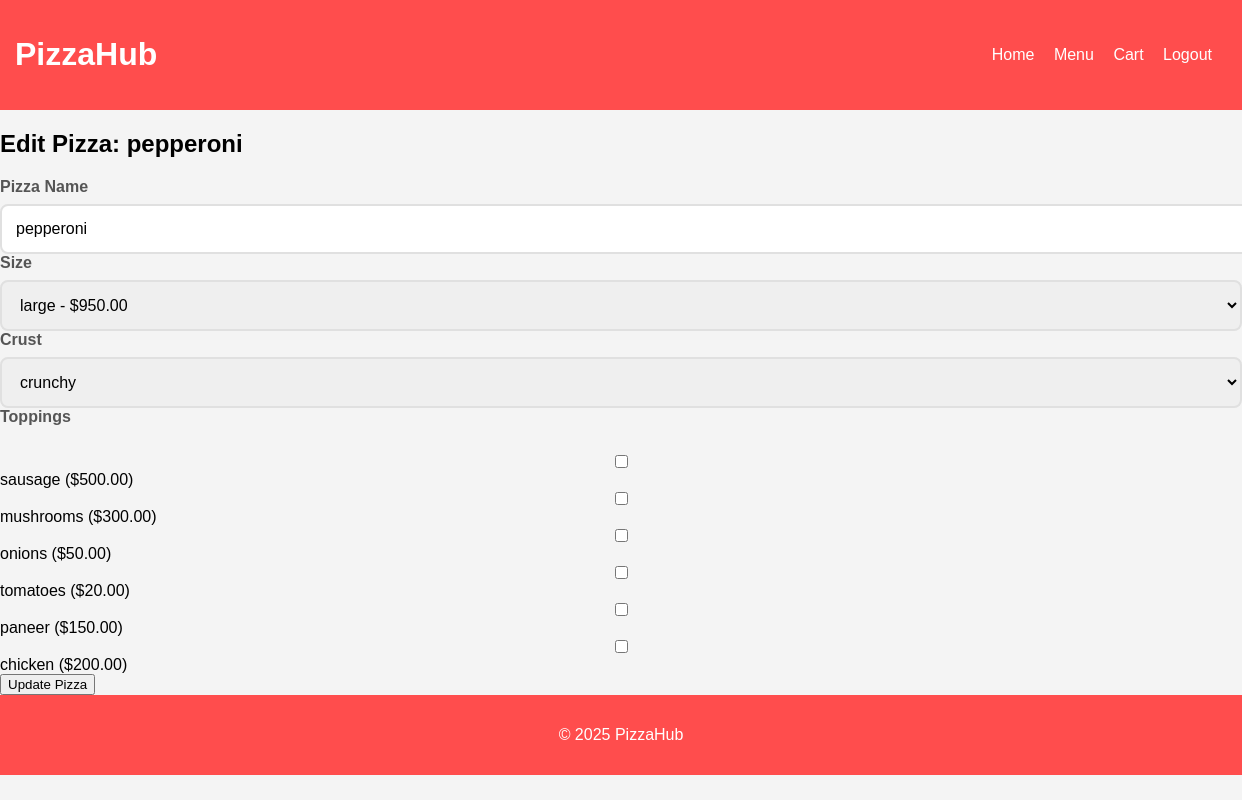
Page /edit-pizza/2/ (signed in) on the earlier database version.
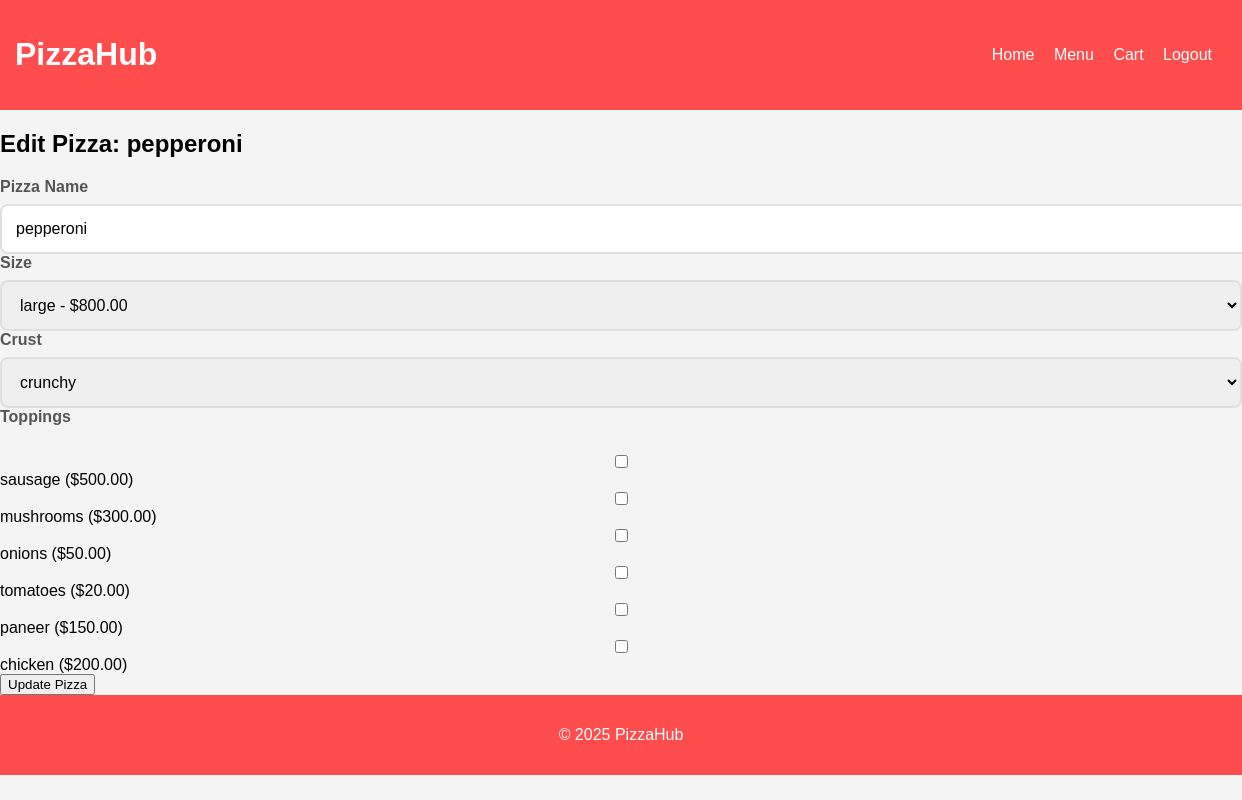
Same page on the later database version.
### myapp/models.py (models this page shows, shortened)
class Pizza(models.Model):
    name = models.CharField(max_length=100)
    size = models.ForeignKey(PizzaSize, on_delete=models.PROTECT)
    crust = models.ForeignKey(PizzaCrust, on_delete=models.PROTECT)
    toppings = models.ManyToManyField(Topping, blank=True)
    image = models.ImageField(upload_to='pizzas/', null=True, blank=True)
    created_at = models.DateTimeField(auto_now_add=True)

class PizzaSize(models.Model):
    name = models.CharField(max_length=20)
    price = models.DecimalField(max_digits=5, decimal_places=2)

class PizzaCrust(models.Model):
    name = models.CharField(max_length=20)

### myapp/views.py (the view, shortened to what this page needs)
# urls.py: path('edit-pizza/<int:pizza_id>/', views.edit_pizza, name='edit_pizza'),
@login_required
@user_passes_test(lambda u: u.is_staff or u.is_superuser)
def edit_pizza(request, pizza_id):
    pizza = get_object_or_404(Pizza, id=pizza_id)
    context = {
        "pizza": pizza,
        "sizes": PizzaSize.objects.all(),
        "crusts": PizzaCrust.objects.all(),
        "toppings": Topping.objects.all(),
    }
    return render(request, "myapp/edit_pizza.html", context)

### myapp/templates/myapp/edit_pizza.html (shortened to what this page needs)
{% extends "myapp/base.html" %}
{% load static %}
{% block content %}
<div class="container">
    <h2>Edit Pizza: {{ pizza.name }}</h2>
    <form method="POST">
        <div class="form-group">
            <label for="name">Pizza Name</label>
            <input type="text" name="name" id="name" value="{{ pizza.name }}" required>
        </div>
        <div class="form-group">
            <label for="size">Size</label>
            <select name="size" id="size" required>
                {% for s in sizes %}
                    <option value="{{ s.id }}" {% if pizza.size.id == s.id %}selected{% endif %}>{{ s.name }} - ${{ s.price }}</option>
                {% endfor %}
            </select>
        </div>
        <div class="form-group">
            <label for="crust">Crust</label>
            <select name="crust" id="crust" required>
                {% for c in crusts %}
                    <option value="{{ c.id }}" {% if pizza.crust.id == c.id %}selected{% endif %}>{{ c.name }}</option>
                {% endfor %}
            </select>
        </div>
        <div class="form-group">
            <label>Toppings</label><br>
            {% for t in toppings %}
                <input type="checkbox" name="toppings" value="{{ t.id }}"
                {% if t in pizza.toppings.all %}checked{% endif %}> {{ t.name }} (${{ t.extra_price }})<br>
            {% endfor %}
        </div>
        <button type="submit">Update Pizza</button>
    </form>
</div>
{% endblock %}

Differences in the rows shown:
changed Pizza "pepperoni": size "large - $950.00" → "large - $800.00"
